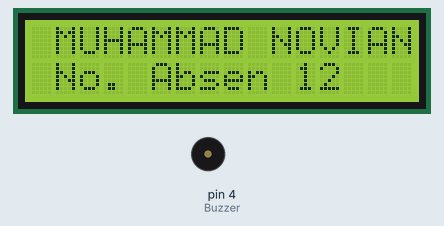
A sketch run on a simulated Arduino Uno, built with avr-gcc and run on an emulated ATmega328P. Parts: 16×2 character LCD, buzzer (waves = sounding, pin HIGH).

Above: at 0.1 s.
At 1.7 s:
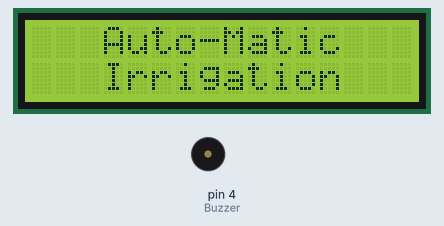
At 3.2 s:
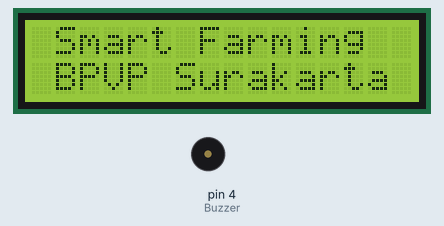
At 4.2 s:
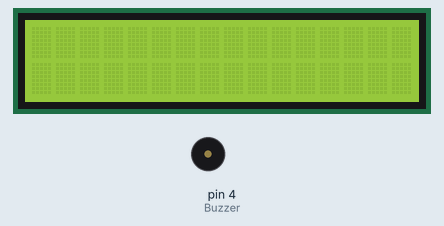

Measured:
- by itself, everything shown: repeats every 4.6 s, in 6 steps
- what the display in image 1 shows lasts 1.0 s, from 1.6 s to 2.6 s
- what the display in image 3 shows lasts 0.6 s, from 4.1 s to 4.7 s

The sketch:

TUGAS.ino
```cpp
#include <LCD_I2C.h>

#define Buzzer 4

LCD_I2C lcd(0x27, 16, 2);  // Default address of most PCF8574 modules, change according

void setup() {
  lcd.begin();  // If you are using more I2C devices using the Wire library use lcd.begin(false)
  lcd.backlight();
  pinMode(Buzzer, OUTPUT);
}

void loop() {
  lcd.setCursor(1, 0);           // Or setting the cursor in the desired position.
  lcd.print("MUHAMMAD NOVIAN");  // You can make spaces using well... spaces
  lcd.setCursor(1, 1);           // Or setting the cursor in the desired position.
  lcd.print("No. Absen 12");
  delay(1000);
  lcd.backlight();
  lcd.clear();
  delay(500);

  lcd.setCursor(3, 0);           // Or setting the cursor in the desired position.
  lcd.print("Auto-Matic");  // You can make spaces using well... spaces
  lcd.setCursor(3, 1);           // Or setting the cursor in the desired position.
  lcd.print("Irrigation");
  delay(1000);
  lcd.backlight();
  lcd.clear();
  delay(500);

  lcd.setCursor(1, 0);         // Or setting the cursor in the desired position.
  lcd.print("Smart Farming");  // You can make spaces using well... spaces
  lcd.setCursor(1, 1);         // Or setting the cursor in the desired position.
  lcd.print("BPVP Surakarta");
  delay(1000);
  lcd.backlight();
  lcd.clear();
  delay(500);
}
```
